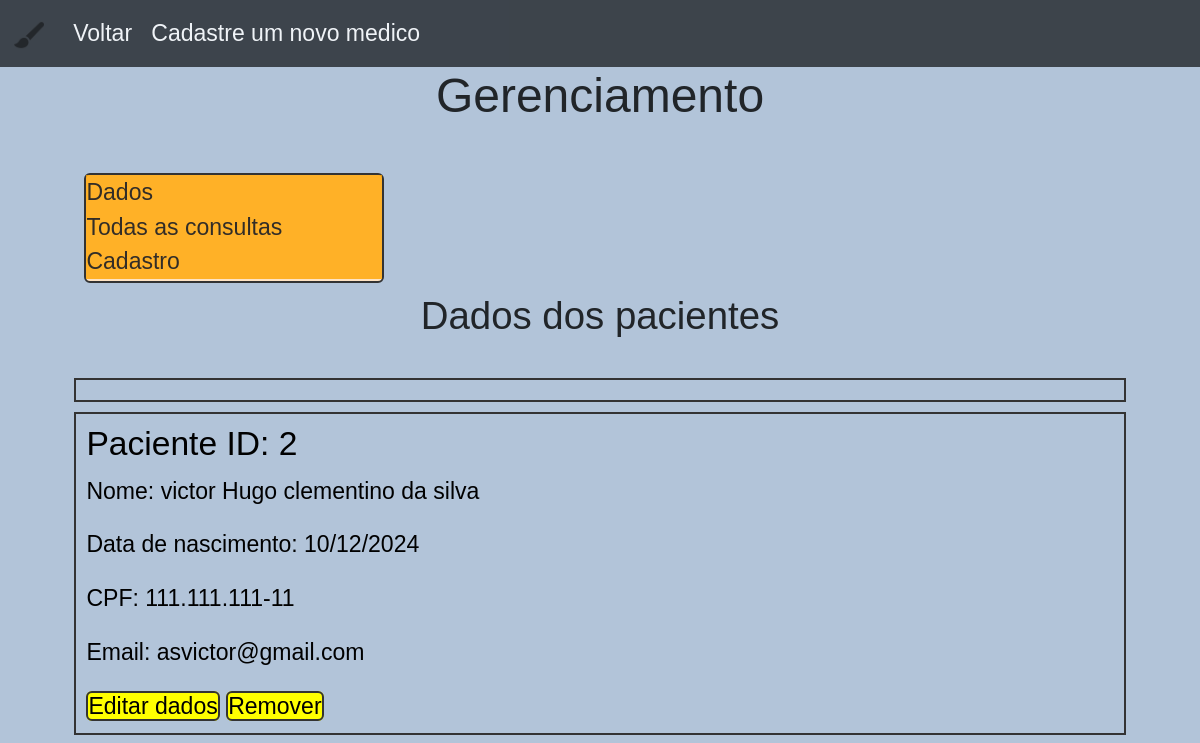
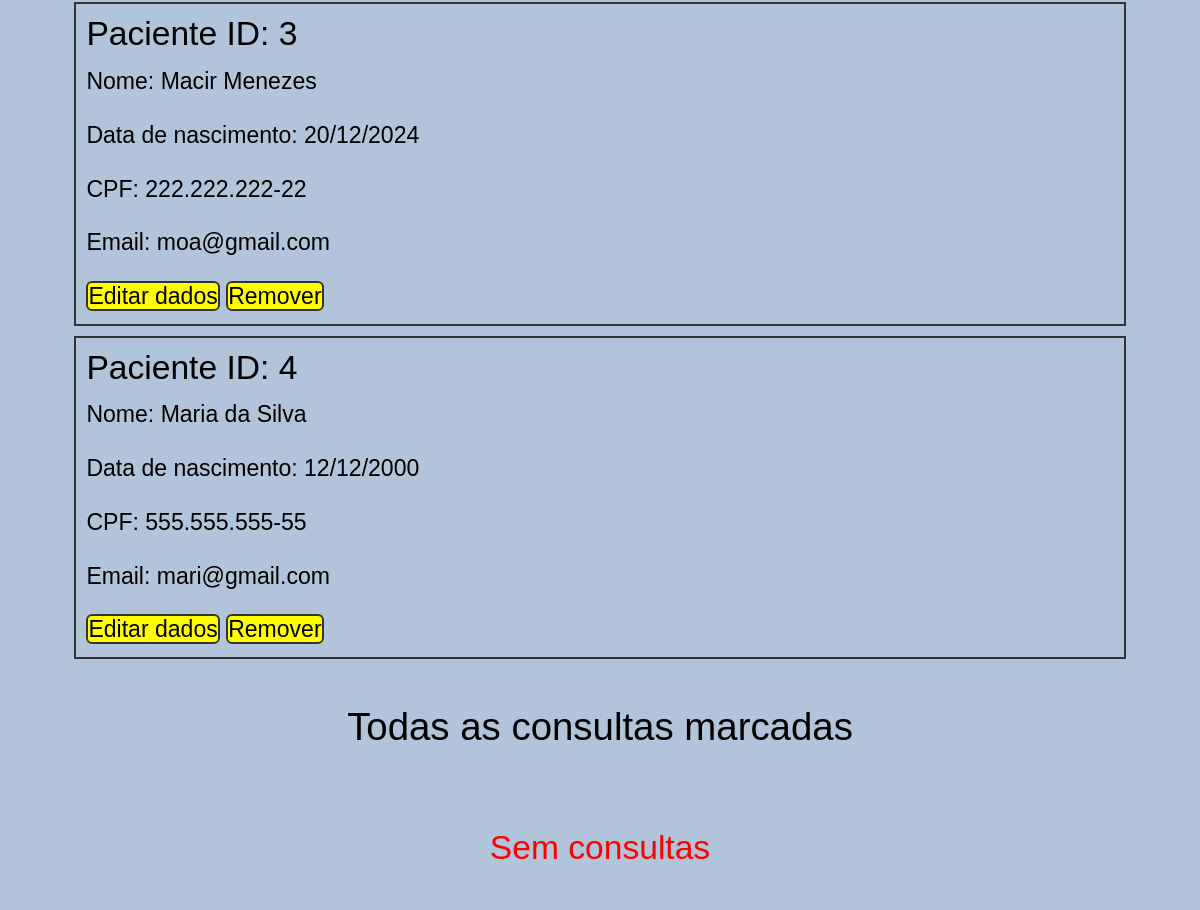
The app's page /portal_do_paciente/1/gestao_de_pacientes/ (signed in, upper part), older data (2 pictures, top to bottom).
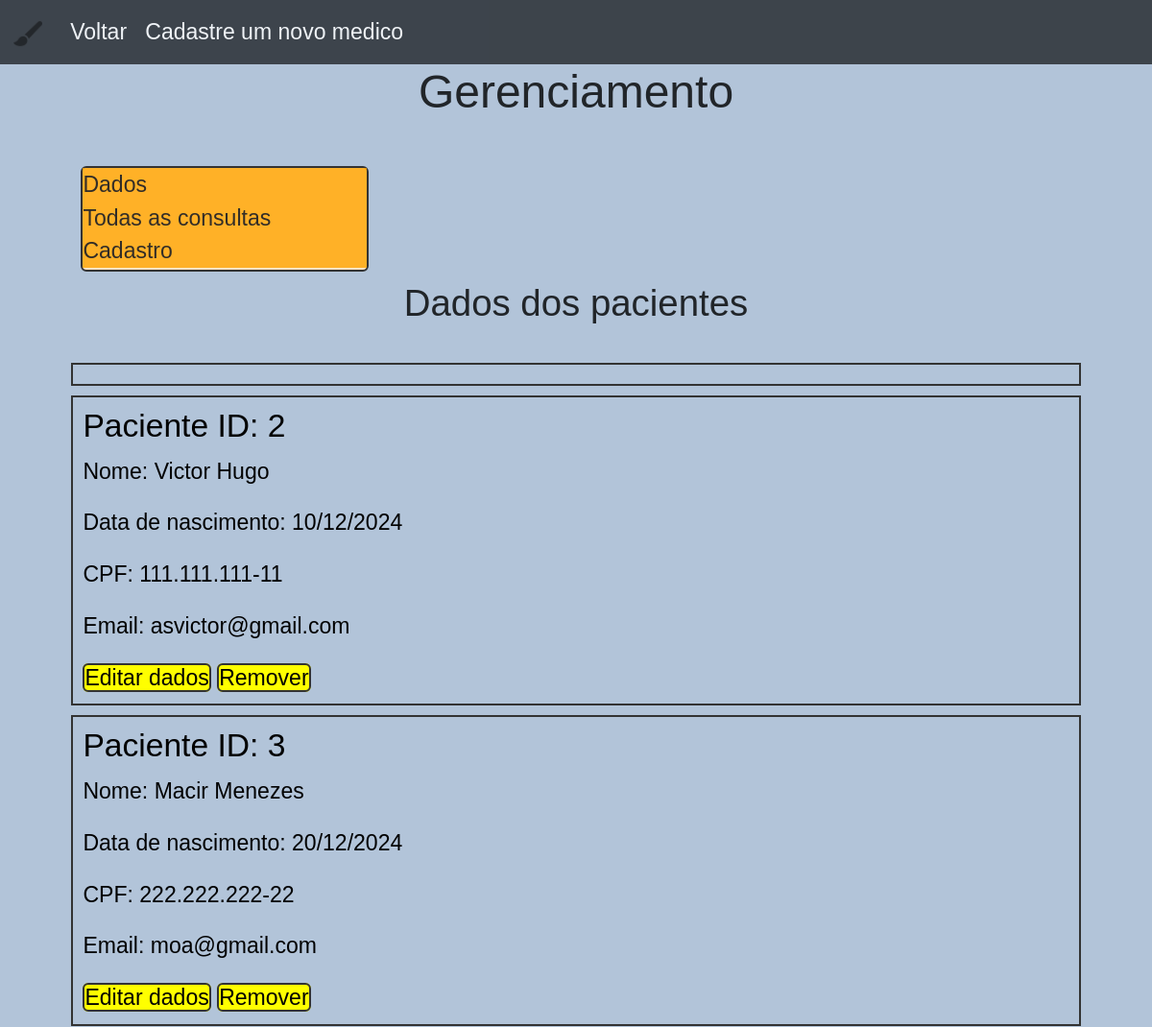
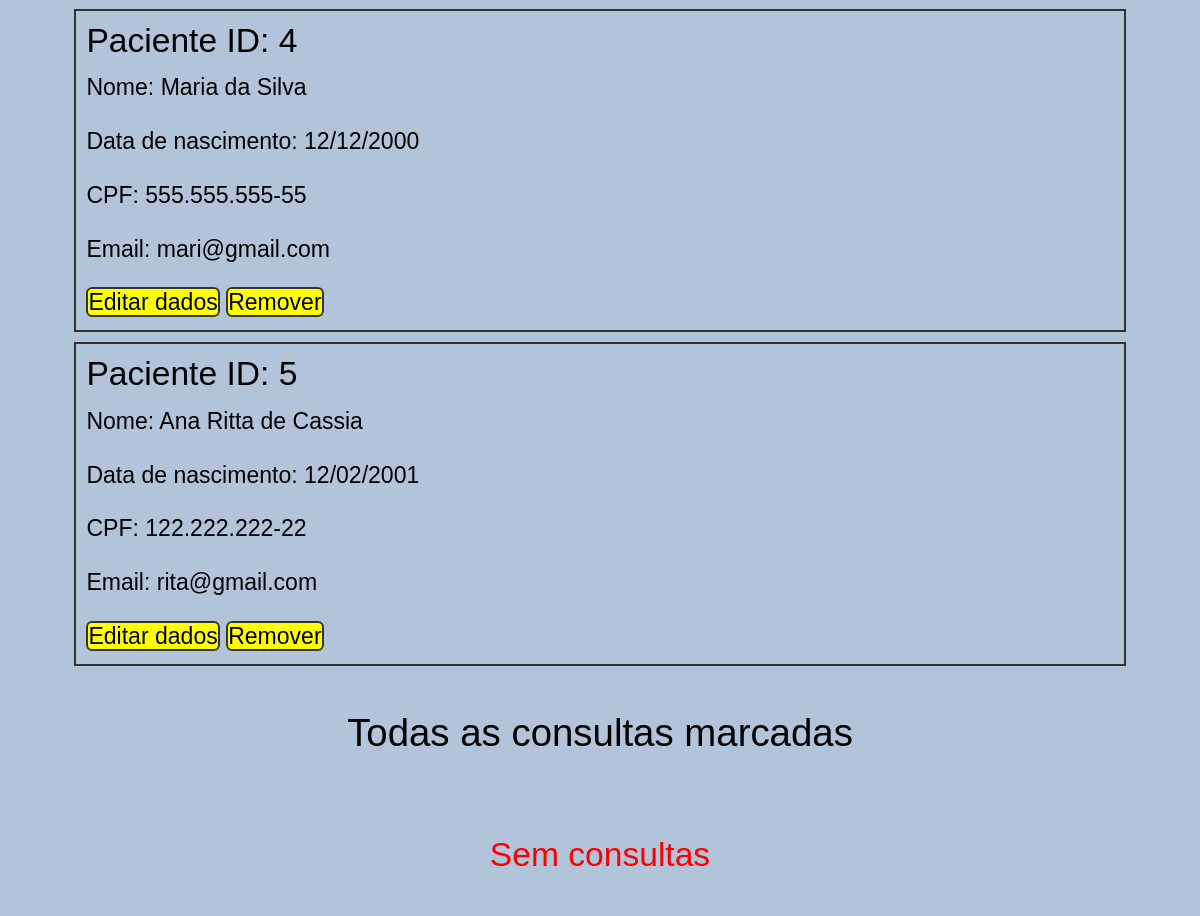
The same page, newer data (2 pictures, top to bottom).
### pacientes/models.py (models this page shows, shortened)
class Paciente(AbstractBaseUser, PermissionsMixin):
    id = models.AutoField(primary_key=True)
    nome = models.CharField(
        max_length=100,
        validators=[
            RegexValidator(
                regex='^[a-zA-Z\s]+$',
                message='O nome deve conter apenas letras e espaços.',
                code='invalid_name'
            )
        ]
    )
    email = models.EmailField(
        max_length=100,
        unique=True,
        blank=False,
        null=False
    )  # Email é obrigatório e validado
    data_de_nascimento = models.DateField(
        default=timezone.now,
        help_text=f'eg. {str(timezone.now().date())}'
    )
    cpf = models.CharField(
        max_length=14,
        unique=True,
        null=False,
        blank=False,
        validators=[
            MinLengthValidator(
                14,
                message='O CPF deve ter 14 dígitos .'
            )
        ]
    )
    password = models.CharField(
        max_length=25,
        unique=True,
        null=False,
        blank=False,
        validators=[
            MinLengthValidator(
                8,
                message='A senha deve ter pelo menos 8 dígitos.'
            )
        ]
    )
    is_staff = models.BooleanField(default=False)
    is_superuser = models.BooleanField(default=False)
    is_active = models.BooleanField(default=True)
    USERNAME_FIELD = 'cpf'  # Define o CPF como o campo de identificação principal
    REQUIRED_FIELDS = ['email', 'password']  # Email agora é opcional
    objects = PacienteManager()
    groups = models.ManyToManyField(
        'auth.Group',
        related_name='paciente_set',  # Nome exclusivo para o relacionamento do Paciente
        blank=True
    )
    user_permissions = models.ManyToManyField(
        'auth.Permission',
        related_name='paciente_permissions_set',  # Nome exclusivo para o relacionamento do Paciente
        blank=True
    )

### portal_do_paciente/views.py (the view)
# urls.py: path('<int:id>/gestao_de_pacientes/', views.gestao_de_pacientes, name='gestao_de_pacientes'),
@login_required
def gestao_de_pacientes(request, id):
    pacientes = Paciente.objects.all()
    medicos = Medico.objects.all()
    agendamentos = AgendamentoConsulta.objects.all()
    try:
        adm = Paciente.objects.get(id=id)
    except Paciente.DoesNotExist:
        return redirect('cadastro')
    if request.user.id != int(id):
        return redirect('login')
    if request.method == 'POST':
        form = PacienteForm(request.POST)
        if form.is_valid():
            paciente = form.save(commit=False)  # Cria o objeto Paciente, mas não salva ainda
            paciente.set_password(form.cleaned_data['password'])
            paciente.data_de_nascimento = form.cleaned_data['data_de_nascimento']
            paciente.is_staff = False
            paciente.is_superuser = False
            paciente.is_active = True
            paciente.save()
            messages.success(request, 'Paciente cadastrado com sucesso!')
        else:
            messages.error(request, 'ocorreu um erro no formulário!')
        context = {
            'form': form,  # Certifique-se que 'form' está sempre no contexto
            'pacientes': pacientes,
            'adm': adm,
            'medicos':medicos,
            'agendamentos':agendamentos,
        }
        return redirect('portal_do_paciente', id=id)
    elif request.method == 'GET':
        form = PacienteForm(request.POST)
        context = {
            'form': form,  # Certifique-se que 'form' está sempre no contexto
            'pacientes': pacientes,
            'adm': adm,
            'medicos':medicos,
            'agendamentos':agendamentos,
        }
        return render(request, 'gerenciar_pacientes.html',context)

### portal_do_paciente/templates/gerenciar_pacientes.html (shortened to what this page needs)
{% extends 'base.html' %}
{% load static %}
{% block content %}
<link rel="stylesheet" href="{% static 'css/style_gerenciar_pacientes.css' %}">
<header>
  <nav class="navbar navbar-expand-lg navbar-dark bg-dark">
    <div class="container-fluid">
      <a class="navbar-brand" href="#">
        <img src="{% static 'images/portal_do_paciente_icon.png' %}" alt="home" width="30" height="30">
      </a>
      <div class="collapse navbar-collapse" id="navbarNav">
        <ul class="navbar-nav">
          <li class="nav-item">
            <a class="nav-link" href="{% url 'portal_do_paciente' id=adm.id%}">Voltar </a>
            <a class="nav-link" href="{% url 'cadastro_de_medicos' id=adm.id%}">Cadastre um novo medico </a>
          </li>
        </ul>
      </div>
    </div>
  </nav>
</header>
<h1 style="text-align: center;">Gerenciamento</h1>
<br>
<div class="container">
  <div class="menu">
    <a href="#dados">Dados</a>
    <a href="#todas_as_consultas">Todas as consultas</a>
    <a href="#cadastro">Cadastro</a>
  </div>
</div>
<h2 id="dados" style="text-align: center;">Dados dos pacientes</h2>
<br>
<div class="container">
  <div class="flex-container">
    {% for paciente_ in pacientes %}
      <div class="flex-item">
        {% if not paciente_.is_superuser %}
          <h3>Paciente ID: {{ paciente_.id }}</h3>
          {% if paciente_.nome %}
            <p>Nome: {{ paciente_.nome }}</p>
          {% endif %}
          <p>Data de nascimento: {{ paciente_.data_de_nascimento | date:'d/m/Y' }}</p>
          <p>CPF: {{ paciente_.cpf }}</p>
          <p>Email: {{ paciente_.email }}</p>
          <a class="editar" href="{% url 'editar_paciente' id_paciente=paciente_.id id_adm=adm.id %}">Editar dados</a>
          <a class="editar" href="{% url 'remover_paciente' id=paciente_.id id_adm=adm.id %}">Remover</a>
        {% endif %}
      </div>
    {% endfor %}
  </div>
  <br>
  <h2 id="todas_as_consultas"style="text-align: center;">Todas as consultas marcadas</h2>
  <br>
  <br>
  <div class="flex-container container" >
    {% if agendamentos %}
    {% for agendamento in agendamentos %}
      <div class="flex-item">
        <strong><p style="color: brown;">Médico(a): {{ agendamento.medico.nome }}</p></strong>
        {% if agendamento.paciente.nome %}
        <strong><p style="color: brown;">Paciente: {{ agendamento.paciente.nome }}</p></strong>
        {% endif %}
        <p>Email do paciente: {{ agendamento.paciente.email }}</p>
        <p>Especialidade do médico: {{ agendamento.medico.especialidade }}</p>
        <p>Data: {{ agendamento.data | date:'d/m/Y' }}</p>
        <p>Hora: {{ agendamento.hora|date:"H:i" }}</p>
      </div>
    {% endfor %}
    {% else %}
    <h3 style="text-align: center;color:red;">Sem consultas</h3>
    {% endif %}
  </div>
</div>
{% endblock %}

Row changes from the older to the newer data that the page shows:
changed Paciente "asvictor@gmail.com": nome "victor Hugo clementino da silva" → "Victor Hugo"
added Paciente: id "5", nome "Ana Ritta de Cassia", data_de_nascimento "12/02/2001", cpf "122.222.222-22", email "rita@gmail.com"
